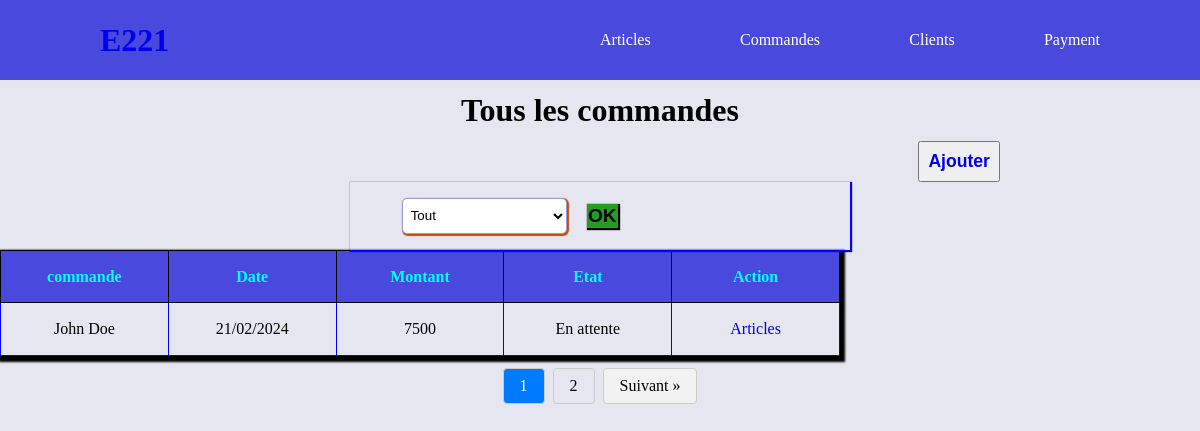
The app's page /?controller=commande&page=commande&key=2 with its own data.
### tables this page shows
CREATE TABLE commande(
   idc INT NOT NULL AUTO_INCREMENT ,
   datec DATE,
   montant VARCHAR(100),
   idetat INT NOT NULL,
   id INT NOT NULL,
   FOREIGN KEY(id) REFERENCES client(id),
   FOREIGN KEY(idetat) REFERENCES etatcom(idetat),
   PRIMARY KEY(idc)
);

CREATE TABLE client(
   id INT NOT NULL AUTO_INCREMENT ,
   nom VARCHAR(100) NOT NULL,
   prenom VARCHAR(100) NOT NULL,
   telephone VARCHAR(20) NOT NULL UNIQUE,
   PRIMARY KEY(id)
);

CREATE TABLE etatcom(
   idetat INT NOT NULL AUTO_INCREMENT ,
   nometat VARCHAR(20),
   PRIMARY KEY(idetat)
);

### config/helpers.php (called while the page is built, shortened)
<?php
function loadview(string $views, array $data = [], $layout = "base")
{
    extract($data);
    require_once(ROOT . "/views/" . $views);
}
function path(string $controller, string $page, array $additional = []): string
{
    $link = WEBROOT . "/?controller=$controller&page=$page";
    if (!empty($additional)) {
      foreach ($additional as $key => $value) {
        $link=$link."&"."$key=$value";
      }
    }
    return $link;
}
function countElement(string $table){
    $sql= "select count(*) as total from $table"  ;
   return executeSelect($sql,[],true);
}

### public/index.php (called while the page is built, shortened)
<?php
    require_once(ROOT."/config/router.php");

### bd/database.php (called while the page is built, shortened)
<?php
function openConnexion(){
    $data=null;
    $servername = 'localhost';
    $username = 'gesarticle';
    $password = 'passer123';
    $dbname="article";
    try {
        $conn = new PDO("mysql:host=$servername;dbname=$dbname", $username, $password);
        $conn->setAttribute(PDO::ATTR_ERRMODE, PDO::ERRMODE_EXCEPTION);
        $conn->setAttribute(PDO::ATTR_DEFAULT_FETCH_MODE, PDO::FETCH_ASSOC);
        return $conn;
    } catch(PDOException $e) {
        echo "Erreur de connexion à la base de données : " . $e->getMessage();
    }
}
function executeSelect(string $sql,array $data=[],$one=false) {
        $conn=openConnexion();
        $statement = $conn->prepare($sql);
      count($data)==0?$statement->execute():$statement->execute($data);
      $result=$one==true?$statement->fetch():$statement->fetchAll();
        return $result ;
}

### model/commande.model.php (called while the page is built, shortened)
<?php
function findAllCommandesByClientId(int $filtre,$id,$debut=0):array{
    $sql="select *,DATE_FORMAT(datec, '%d/%m/%Y') as datec from commande c, etatcom et,client cl where c.id= :id and c.idetat=et.idetat and c.id=cl.id";
     $sql=$sql." limit $debut,5";
    return executeSelect($sql,$filtre!=0?["id"=>$id,"filtre"=>$filtre]:["id"=>$id]);
}

### views/commande/allcommande.html.php (the view, shortened to what this page needs)
<h1> Tous les commandes</h1>
<div class="col-12 flex aic jcc">
    <div class="col-8 flex aiend">
        <button><a href="<?= path('commande', 'ajoutcommande') ?>">Ajouter</a></button>
    </div>
    </div>
<form action="<?= WEBROOT ?>" method="get">
    <div class="formc flex aic jcc col-5">
        <div class="col-10 flex jc-se aic">
            <select name="etat" id="" class="col-5">
                <option value="0">Tout</option>
            </select>
            <button type="submit" name="page" value="commande" class="butfiltre bgreen"> OK </button>
        </div>
    </div>
</form>
<table>
    <thead>
        <th>commande</th>
        <th>Date</th>
        <th>Montant</th>
        <th>Etat</th>
        <th> Action</th>
    </thead>
    <tbody>
        <?php foreach ($commandes as $key => $commande) : ?>
            <tr>
                <td><?= $commande["prenom"] . " " . $commande["nom"] ?></td>
                <td><?= $commande["datec"] ?></td>
                <td><?= $commande["montant"] ?></td>
                <td><?= $commande["nometat"] ?></td>
                <td> <a href="<?= path('article','article',['key'=>$commande['idc']])?>"> Articles</a> </td>
            </tr>
        <?php endforeach ?>
    </tbody>
</table>
<div class="flex jcc aic col-12 espaceTB">
    <div class="pagination ">
        <?php for ($i = 1; $i <= $nbr_page; $i++) : ?>
            <a href=" <?= path('commande', 'commande', ['pos' => $i,"etat"=>$_SESSION["filtre"]]) ?>" class=<?=$page==$i?"active":""?>><?= $i ?> </a>
        <?php endfor ?>
        <?php if ($page < $nbr_page) : ?>
        <a href="<?= path('commande', 'commande', ['pos' => ($page+1),"etat"=>$_SESSION["filtre"]]) ?>" class="next">Suivant &raquo;</a>
        <?php endif ?>
    </div>
</div>

### public/css/style.css (style rules this page uses)
* { padding: 0; margin: 0; list-style-type: none; text-decoration: none; box-sizing: border-box; }
.aiend { align-items: flex-end; justify-content: right; }
.bgreen { background-color: rgb(34, 159, 34); }
.espaceTB { margin: 1% 0%; }
.jcc { justify-content: center; }
.flex { display: flex; align-items: center; }
body { background-color: rgb(230, 230, 240); }
table { border-collapse: collapse; box-shadow: 2px 3px 2px 3px black; width: 70%; text-align: center; table-layout: fixed; }
th { border: solid 1px black; padding: 2%; background-color: rgb(73, 73, 221); color: aqua; text-align: center; }
td { border: solid 1px blue; padding: 2%; text-align: center; }
.tabpay input,select { width: 100%; height: 4.5vh; border: solid rgb(154, 154, 212) 1px; background-color: rgb(245, 239, 239); box-shadow: 1px 1px 1px 1px black; margin-bottom: 1%; margin-top: 1%; padding: 1%; border-radius: 5px; }
h1 { text-align: center; margin: 1% 0; }
form { width: 100%; display: flex; align-items: center; justify-content: center; color: black; border-radius: 5px; transition: 1s; }
.formc { display: flex; flex-direction: column; justify-content: space-around; align-items: center; width: 40%; height: 80%; box-shadow: 1px 1px 1px 1px blue; padding: 1%; }
select, input { width: 70%; height: 4.5vh; border: solid rgb(154, 154, 212) 1px; background-color: rgb(245, 239, 239); box-shadow: 1px 1px 1px 1px #c14e07; margin-bottom: 1%; margin-top: 1%; padding: 1%; border-radius: 5px; }
select, input:hover, textarea:hover { background-color: white; color: black; }
button { color: white; padding: 1%; font-weight: 900; font-size: 1.1em; cursor: pointer; transition: .8s; }
.butfiltre { margin-left: 5%; color: black; padding: .3%; box-shadow: 1px 1px 1px 1px black; font-size: 1.2em; transition: .5s; border: none; }
.pagination { display: flex; list-style: none; padding: 0; }
.pagination a { color: #000; text-decoration: none; padding: 8px 16px; margin: 0 4px; border: 1px solid #ccc; border-radius: 4px; }
.pagination a.active { background-color: #007bff; color: #fff; }
.pagination .prev, .pagination .next { background-color: #f2f2f2; }
.col-5 { width: 41.66%; }
.col-8 { width: 66.66%; }
.col-10 { width: 83.33%; }
.col-12 { width: 100%; }

### records on screen
commande: id.prenom "John", id.nom "Doe", datec "21/02/2024", montant "7500", idetat.nometat "En attente"
